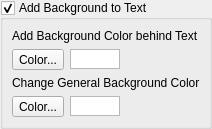
    <widget class="QGroupBox" name="groupBoxSongAddBKToText">
     <property name="title">
      <string>Add Background to Text</string>
     </property>
     <property name="flat">
      <bool>false</bool>
     </property>
     <property name="checkable">
      <bool>true</bool>
     </property>
     <layout class="QVBoxLayout" name="verticalLayout_11">
      <property name="leftMargin">
       <number>9</number>
      </property>
      <property name="topMargin">
       <number>9</number>
      </property>
      <property name="rightMargin">
       <number>9</number>
      </property>
      <property name="bottomMargin">
       <number>9</number>
      </property>
      <item>
       <widget class="QLabel" name="label_7">
        <property name="text">
         <string>Add Background Color behind Text</string>
        </property>
       </widget>
      </item>
      <item>
       <layout class="QHBoxLayout" name="horizontalLayout_22">
        <property name="topMargin">
         <number>0</number>
        </property>
        <item>
         <widget class="QToolButton" name="tBSongAddBKColorText">
          <property name="text">
           <string>Color...</string>
          </property>
         </widget>
        </item>
        <item>
         <widget class="QGraphicsView" name="graphicViewSongAddBKColor">
          <property name="sizePolicy">
           <sizepolicy hsizetype="Fixed" vsizetype="Fixed">
            <horstretch>0</horstretch>
            <verstretch>0</verstretch>
           </sizepolicy>
          </property>
          <property name="minimumSize">
           <size>
            <width>50</width>
            <height>20</height>
           </size>
          </property>
          <property name="maximumSize">
           <size>
            <width>50</width>
            <height>20</height>
           </size>
          </property>
         </widget>
        </item>
        <item>
         <spacer name="horizontalSpacer_12">
          <property name="orientation">
           <enum>Qt::Horizontal</enum>
          </property>
          <property name="sizeHint" stdset="0">
           <size>
            <width>40</width>
            <height>20</height>
           </size>
          </property>
         </spacer>
        </item>
       </layout>
      </item>
      <item>
       <widget class="QLabel" name="label_8">
        <property name="text">
         <string>Change General Background Color</string>
        </property>
       </widget>
      </item>
      <item>
       <layout class="QHBoxLayout" name="horizontalLayout_24">
        <property name="topMargin">
         <number>0</number>
        </property>
        <item>
         <widget class="QToolButton" name="tBSongChangeGenBKColor">
          <property name="text">
           <string>Color...</string>
          </property>
         </widget>
        </item>
        <item>
         <widget class="QGraphicsView" name="graphicViewSongChangeGenBKColor">
          <property name="sizePolicy">
           <sizepolicy hsizetype="Fixed" vsizetype="Fixed">
            <horstretch>0</horstretch>
            <verstretch>0</verstretch>
           </sizepolicy>
          </property>
          <property name="minimumSize">
           <size>
            <width>50</width>
            <height>20</height>
           </size>
          </property>
          <property name="maximumSize">
           <size>
            <width>50</width>
            <height>20</height>
           </size>
          </property>
         </widget>
        </item>
        <item>
         <spacer name="horizontalSpacer_13">
          <property name="orientation">
           <enum>Qt::Horizontal</enum>
          </property>
          <property name="sizeHint" stdset="0">
           <size>
            <width>40</width>
            <height>20</height>
           </size>
          </property>
         </spacer>
        </item>
       </layout>
      </item>
     </layout>
    </widget>
